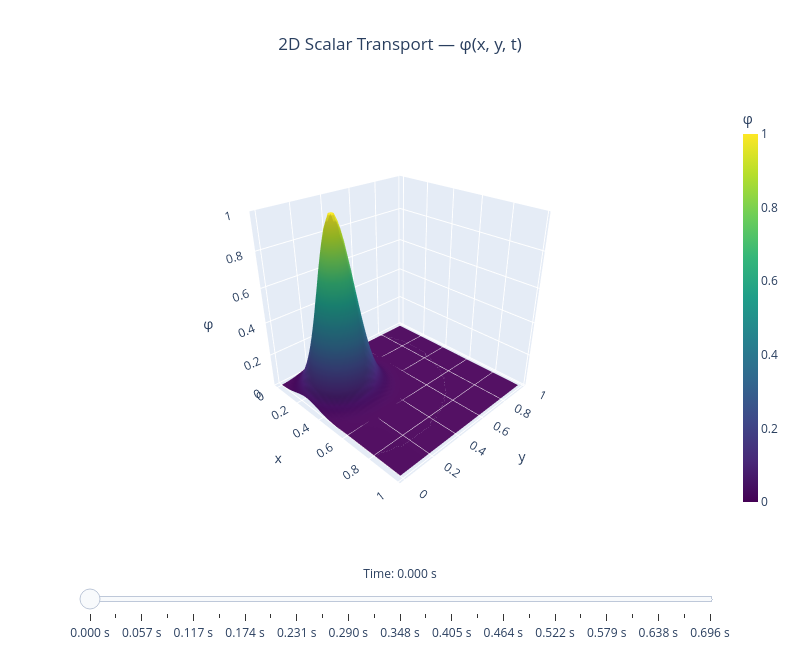

Notebook cell for this chart:
### Markdown cell above
# 3D Plot with time scale

### Code cell
import plotly.graph_objects as go

# Downsample for performance
step = 4
X_3d = X[::step, ::step]
Y_3d = Y[::step, ::step]

vmax_3d = float(phi_history[0].max())

# Pick ~25 evenly-spaced snapshots for the slider
n_frames = 25
snap_steps = [int(round(i * nt / (n_frames - 1))) for i in range(n_frames)]

# Build Plotly frames
frames = []
for n in snap_steps:
    frames.append(go.Frame(
        data=[go.Surface(
            z=phi_history[n][::step, ::step],
            x=X_3d, y=Y_3d,
            colorscale='viridis',
            cmin=0, cmax=vmax_3d,
            showscale=False
        )],
        name=str(n)
    ))

# Initial surface (t=0)
fig = go.Figure(
    data=[go.Surface(
        z=phi_history[0][::step, ::step],
        x=X_3d, y=Y_3d,
        colorscale='viridis',
        cmin=0, cmax=vmax_3d,
        colorbar=dict(title='φ', thickness=15)
    )],
    frames=frames
)

# Slider steps
slider_steps = [
    dict(
        method='animate',
        args=[[str(n)], dict(mode='immediate', frame=dict(duration=0), transition=dict(duration=0))],
        label=f'{n * dt:.3f} s'
    )
    for n in snap_steps
]

fig.update_layout(
    title=dict(text='2D Scalar Transport — φ(x, y, t)', x=0.5),
    scene=dict(
        xaxis_title='x',
        yaxis_title='y',
        zaxis_title='φ',
        zaxis=dict(range=[0, vmax_3d]),
        camera=dict(eye=dict(x=1.6, y=-1.6, z=1.2))
    ),
    width=800, height=650,
    sliders=[dict(
        active=0,
        currentvalue=dict(prefix='Time: ', visible=True, xanchor='center'),
        pad=dict(t=50),
        steps=slider_steps
    )]
)

fig.show()

### Figure 1 — Plotly figure (JSON) as saved in the notebook; plotly's stock layout.template omitted (floating-point values rounded to 4 significant figures; data arrays with more than 128 entries replaced by an {"elided": "..."} marker saying what was removed)
{"data": [{"cmax": 1, "cmin": 0, "colorbar": {"thickness": 15, "title": {"text": "φ"}}, "colorscale": [[0, "#440154"], [0.1111, "#482878"], [0.2222, "#3e4989"], [0.3333, "#31688e"], [0.4444, "#26828e"], [0.5556, "#1f9e89"], [0.6667, "#35b779"], [0.7778, "#6ece58"], [0.8889, "#b5de2b"], [1, "#fde725"]], "type": "surface", "x": {"elided": "50x50 float values"}, "y": {"elided": "50x50 float values"}, "z": {"elided": "50x50 float values"}}], "layout": {"height": 650, "scene": {"camera": {"eye": {"x": 1.6, "y": -1.6, "z": 1.2}}, "xaxis": {"title": {"text": "x"}}, "yaxis": {"title": {"text": "y"}}, "zaxis": {"range": [0, 1], "title": {"text": "φ"}}}, "sliders": [{"active": 0, "currentvalue": {"prefix": "Time: ", "visible": true, "xanchor": "center"}, "pad": {"t": 50}, "steps": [{"args": [["0"], {"frame": {"duration": 0}, "mode": "immediate", "transition": {"duration": 0}}], "label": "0.000 s", "method": "animate"}, {"args": [["17"], {"frame": {"duration": 0}, "mode": "immediate", "transition": {"duration": 0}}], "label": "0.030 s", "method": "animate"}, {"args": [["33"], {"frame": {"duration": 0}, "mode": "immediate", "transition": {"duration": 0}}], "label": "0.057 s", "method": "animate"}, {"args": [["50"], {"frame": {"duration": 0}, "mode": "immediate", "transition": {"duration": 0}}], "label": "0.087 s", "method": "animate"}, {"args": [["67"], {"frame": {"duration": 0}, "mode": "immediate", "transition": {"duration": 0}}], "label": "0.117 s", "method": "animate"}, {"args": [["83"], {"frame": {"duration": 0}, "mode": "immediate", "transition": {"duration": 0}}], "label": "0.144 s", "method": "animate"}, {"args": [["100"], {"frame": {"duration": 0}, "mode": "immediate", "transition": {"duration": 0}}], "label": "0.174 s", "method": "animate"}, {"args": [["117"], {"frame": {"duration": 0}, "mode": "immediate", "transition": {"duration": 0}}], "label": "0.203 s", "method": "animate"}, {"args": [["133"], {"frame": {"duration": 0}, "mode": "immediate", "transition": {"duration": 0}}], "label": "0.231 s", "method": "animate"}, {"args": [["150"], {"frame": {"duration": 0}, "mode": "immediate", "transition": {"duration": 0}}], "label": "0.261 s", "method": "animate"}, {"args": [["167"], {"frame": {"duration": 0}, "mode": "immediate", "transition": {"duration": 0}}], "label": "0.290 s", "method": "animate"}, {"args": [["183"], {"frame": {"duration": 0}, "mode": "immediate", "transition": {"duration": 0}}], "label": "0.318 s", "method": "animate"}, {"args": [["200"], {"frame": {"duration": 0}, "mode": "immediate", "transition": {"duration": 0}}], "label": "0.348 s", "method": "animate"}, {"args": [["217"], {"frame": {"duration": 0}, "mode": "immediate", "transition": {"duration": 0}}], "label": "0.377 s", "method": "animate"}, {"args": [["233"], {"frame": {"duration": 0}, "mode": "immediate", "transition": {"duration": 0}}], "label": "0.405 s", "method": "animate"}, {"args": [["250"], {"frame": {"duration": 0}, "mode": "immediate", "transition": {"duration": 0}}], "label": "0.435 s", "method": "animate"}, {"args": [["267"], {"frame": {"duration": 0}, "mode": "immediate", "transition": {"duration": 0}}], "label": "0.464 s", "method": "animate"}, {"args": [["283"], {"frame": {"duration": 0}, "mode": "immediate", "transition": {"duration": 0}}], "label": "0.492 s", "method": "animate"}, {"args": [["300"], {"frame": {"duration": 0}, "mode": "immediate", "transition": {"duration": 0}}], "label": "0.522 s", "method": "animate"}, {"args": [["317"], {"frame": {"duration": 0}, "mode": "immediate", "transition": {"duration": 0}}], "label": "0.551 s", "method": "animate"}, {"args": [["333"], {"frame": {"duration": 0}, "mode": "immediate", "transition": {"duration": 0}}], "label": "0.579 s", "method": "animate"}, {"args": [["350"], {"frame": {"duration": 0}, "mode": "immediate", "transition": {"duration": 0}}], "label": "0.609 s", "method": "animate"}, {"args": [["367"], {"frame": {"duration": 0}, "mode": "immediate", "transition": {"duration": 0}}], "label": "0.638 s", "method": "animate"}, {"args": [["383"], {"frame": {"duration": 0}, "mode": "immediate", "transition": {"duration": 0}}], "label": "0.666 s", "method": "animate"}, {"args": [["400"], {"frame": {"duration": 0}, "mode": "immediate", "transition": {"duration": 0}}], "label": "0.696 s", "method": "animate"}]}], "title": {"text": "2D Scalar Transport — φ(x, y, t)", "x": 0.5}, "width": 800}}
